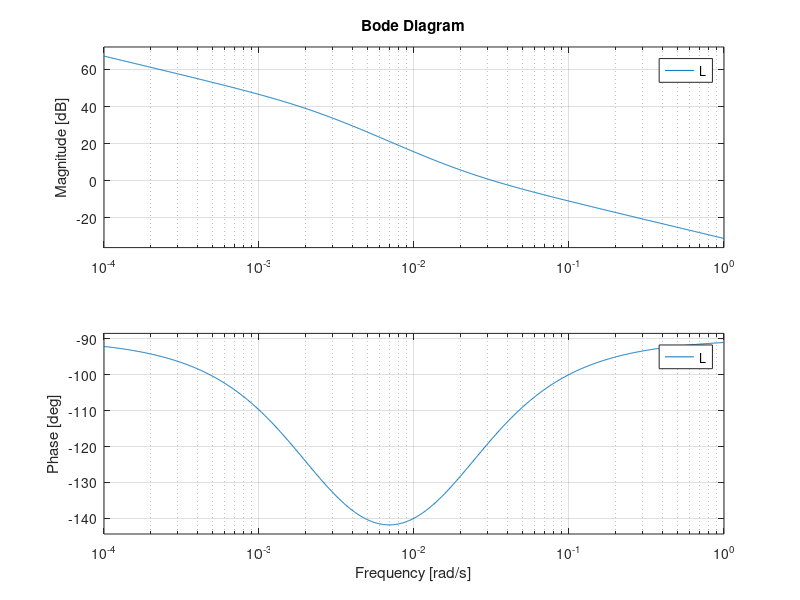

Reproduce this figure in MATLAB. (Note: this script raises an error after producing the figure.)
% Comenzamos
clear; clc; close all;

s = tf("s");

z = [];
p = [-0.002397];
kp = -0.004233;

P = zpk(z,p,kp);
P

bode(P); grid on;
% bueno lo que tenemos es una planta que si la realimento es inestable con
% un marge de fase de -55 grados y wc = 0.00349. Es una planta muy lenta,
% vamos a ver que es lo que podemos hacer...
%% Vamos por un controlador

z = [-0.02];
p = [0 ];

% El período de muestreo es de 1 Hz, por lo que se traduce en 6.28 rad/seg
% más o menos, por Nyquist nuestra wc tiene que ser como mucho la mitad de
% eso, 3.14 rad/seg

% PROBLEMA DE wc: Al elegir wc = 2.11 rad/s (o 4.23 rad/s) con un muestreo Ts = 1 s,
% estabas violando la regla de control discreto (ws >= 10*wc a 20*wc) y operando 
% pegado al límite de Nyquist (wN = pi/Ts = 3.14 rad/s). El retardo intrínseco de 
% muestreo (Td ~ Ts/2 = 0.5 s) introdujo un desfase destructivo (-wc*Td ~ -60° a -120°),
% comiéndose todo el margen de fase y volviendo inestable al lazo con Gm < 0 dB. 
% Para Ts = 1 s, wc no debe superar los 0.2 - 0.3 rad/s.

kc = -6.5;%db2mag(34.5);

% Propusimos un PI para empezar.
C = zpk(z,p,kc);
C

L = minreal(C*P);
L

bode(L); grid on;

%% Step en lazo cerrado
T = feedback(L, 1);


% 1. Calcular toda la información del escalón
info = stepinfo(T);

% 2. Imprimir los datos por consola de forma ordenada
fprintf('--- Caracteristicas de la Respuesta al Escalon ---\n');
fprintf('Tiempo de establecimiento (SettlingTime): %.4f s\n', info.SettlingTime);
fprintf('Sobrepaso máximo (Overshoot): %.2f %%\n', info.Overshoot);
fprintf('Valor pico (Peak): %.4f\n', info.Peak);
fprintf('Tiempo al pico (PeakTime): %.4f s\n', info.PeakTime);
fprintf('Tiempo de subida (RiseTime): %.4f s\n', info.RiseTime);

% 3. Graficar la respuesta y opcionalmente mostrar las características visualmente
figure;
step(T); grid on;
title('Respuesta al Escalón en Lazo Cerrado');
ylim([0 1.1]);
xlim([0 5]);
xlabel('Tiempo [s]');

%% Ahora nos toca discretizar por metodo bilineal y hacer la ecuación en diferencias.

% Periodo de muestreo
Ts = 1;
Cz = c2d(C, Ts, 'tustin');
Cz

% Convertir el modelo zpk a tf
Cz = tf(Cz);
Cz

[b, a] = tfdata(tf(Cz), 'v');
fprintf('u[k] = %.6f*u[k-1] + %.6f*e[k] + %.6f*e[k-1]\n', -a(2), b(1), b(2));

%% Discretizamos planta y controlador con Ts = 1
Pd = c2d(P, 1, 'zoh');
Cd = c2d(C, 1, 'tustin');
Ld = Cd * Pd;

% Mirá el margen de fase real en discreto:
margin(Ld); grid on;
